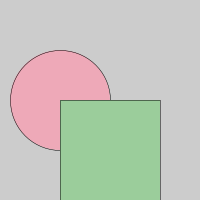
Frame 1 (no input)
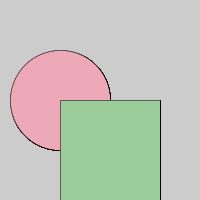
Frame 60 (the mouse pressed at the canvas centre just before this capture)
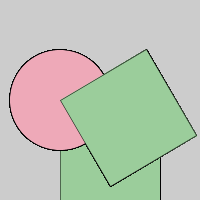
Frame 120 (the mouse held since frame 60 and released just before this capture)

The Processing sketch that drew these frames (run headless with seeded random() and noise(); from frame 60 on, the mouse is pressed at the canvas centre):

// Processing sketch: processing_91114
// ── processing_91114.pde

void setup() {
  size(200,200); }
 
void draw()
{
  smooth();
  pushMatrix();
  translate(60,100);
  rotate(mouseY);
  scale(.50);
  fill(238, 169, 184);
  ellipse(0,0,200,200);
  fill(155, 205, 155);
  rect(0,0,200,200);
     popMatrix();
}
